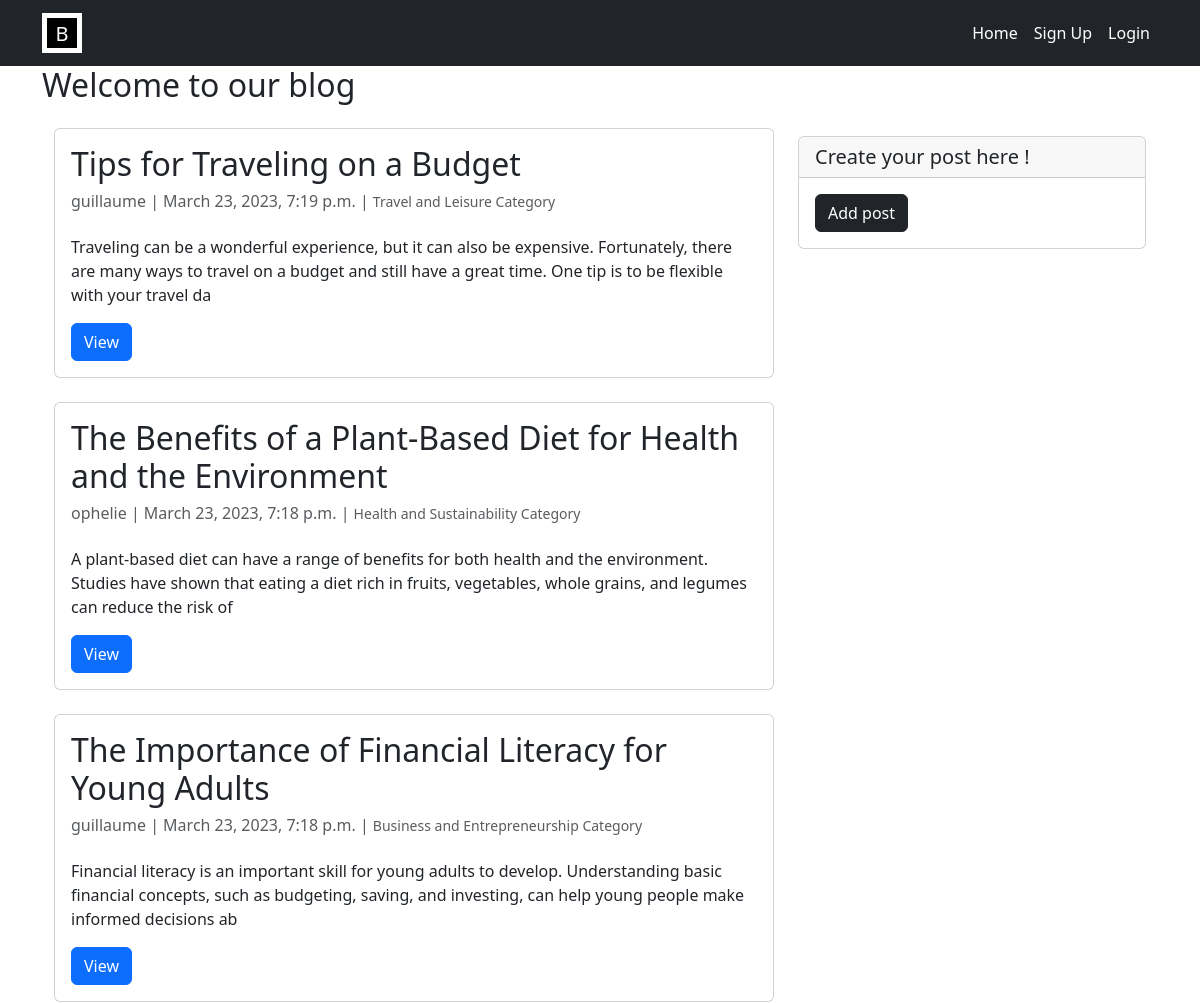
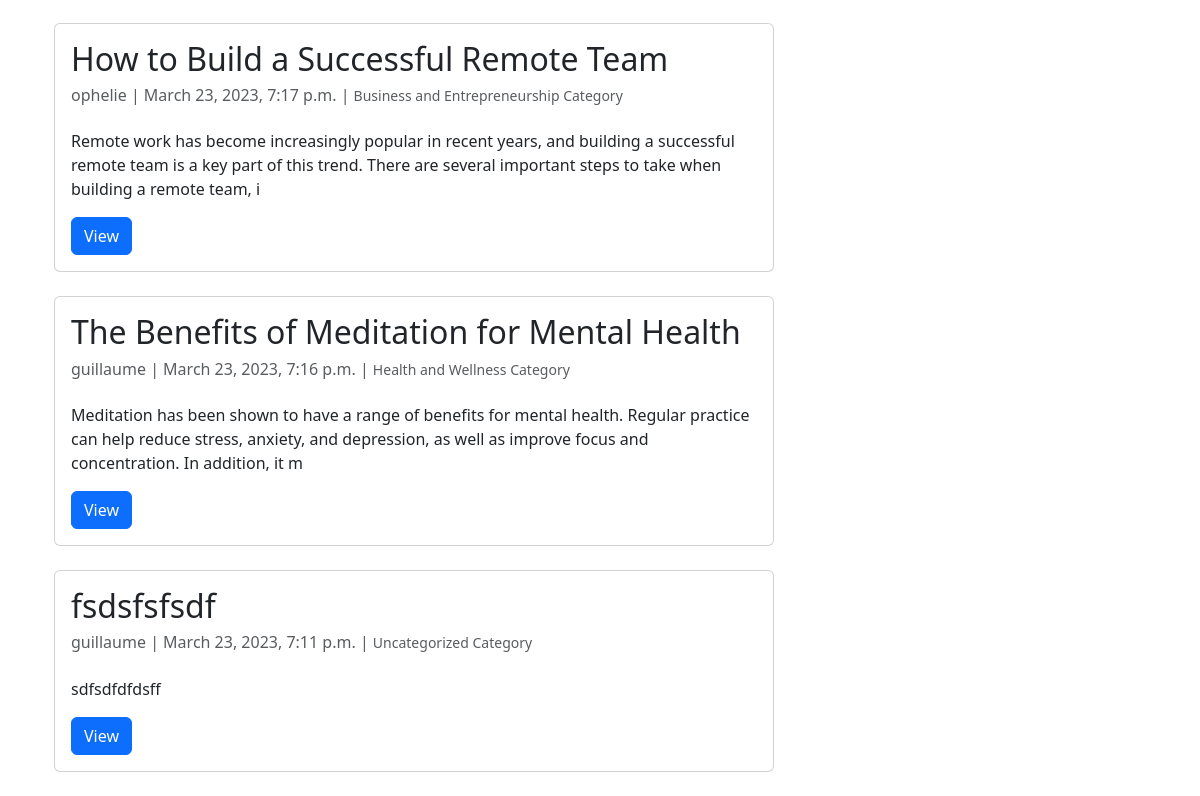
The page / on the database its author committed (2 pictures, top to bottom).
### myblog/models.py (models this page shows, shortened)
class Post(models.Model):
    title = models.CharField(max_length=200, unique=True)
    author = models.ForeignKey(User, on_delete= models.CASCADE,related_name='posts')
    updated_on = models.DateTimeField(auto_now= True)
    content = models.TextField()
    created_on = models.DateTimeField(auto_now_add=True)
    slug = models.CharField(max_length=200, unique=True, null=False)
    category = models.ForeignKey(Category, on_delete=models.PROTECT, null=True)
    class Meta:
        ordering = ['-created_on']

class Category(models.Model):
    name = models.CharField(max_length=100, default='uncategorized')
    def __str__(self):
        return self.name

### myblog/views.py (the view)
# urls.py: path('', views.PostList.as_view(), name='home'),
class PostList(generic.ListView):
    queryset = Post.objects.order_by('-created_on')
    template_name = 'index.html'

### myblog/templates/index.html (shortened to what this page needs)
{% extends 'base.html' %}
{% load widget_tweaks %}
{% block content %}
<h2>Welcome to our blog</h2>
<div class="container">
  <div class="row">
    <div class="col-md-8 mt-3 left">
      {% for post in post_list %}
        <div class="card mb-4">
          <div class="card-body">
            <h2 class="card-title">{{ post.title }}</h2>
            <p class="card-text text-muted h6">{{ post.author }} | {{ post.created_on}} | <small>{{ post.category }} Category</small></p>
            <p class="card-text mt-4">{{post.content|slice:":200" }}</p>
            <a href="{% url 'post_detail' post.slug %}" class="btn btn-primary">View</a>
          </div>
        </div>
      {% endfor %}
    </div>
    <div class="col-md-4 float-right ">
      <div class="card my-4">
        <h5 class="card-header">Create your post here !</h5>
        <div class="card-body">
          <a href="{% url 'add_post' %}" class="btn btn-dark">Add post</a>
        </div>
      </div>
    </div>
  </div>
</div>
{% endblock %}

### rows shown on the page
Post: title "Tips for Traveling on a Budget", author "guillaume", created_on "March 23, 2023, 7:19 p.m.", category "Travel and Leisure", content "Traveling can be a wonderful experience, but it can also be expensive. Fortunately, there are many ways to travel on a budget and still have a great time. One tip is to be flexible with your travel da"
Post: title "The Benefits of a Plant-Based Diet for Health and the Environment", author "ophelie", created_on "March 23, 2023, 7:18 p.m.", category "Health and Sustainability", content "A plant-based diet can have a range of benefits for both health and the environment. Studies have shown that eating a diet rich in fruits, vegetables, whole grains, and legumes can reduce the risk of"
Post: title "The Importance of Financial Literacy for Young Adults", author "guillaume", created_on "March 23, 2023, 7:18 p.m.", category "Business and Entrepreneurship", content "Financial literacy is an important skill for young adults to develop. Understanding basic financial concepts, such as budgeting, saving, and investing, can help young people make informed decisions ab"
Post: title "How to Build a Successful Remote Team", author "ophelie", created_on "March 23, 2023, 7:17 p.m.", category "Business and Entrepreneurship", content "Remote work has become increasingly popular in recent years, and building a successful remote team is a key part of this trend. There are several important steps to take when building a remote team, i"
Post: title "The Benefits of Meditation for Mental Health", author "guillaume", created_on "March 23, 2023, 7:16 p.m.", category "Health and Wellness", content "Meditation has been shown to have a range of benefits for mental health. Regular practice can help reduce stress, anxiety, and depression, as well as improve focus and concentration. In addition, it m"
Post: title "fsdsfsfsdf", author "guillaume", created_on "March 23, 2023, 7:11 p.m.", category "Uncategorized", content "sdfsdfdfdsff"
